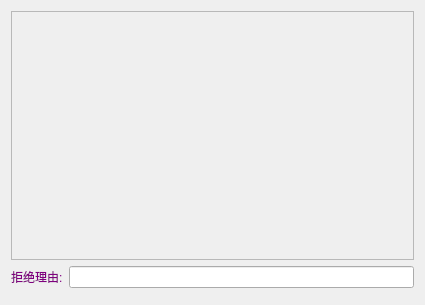
<?xml version="1.0" encoding="UTF-8"?>
<ui version="4.0">
 <class>lds_dialog_input_expand</class>
 <widget class="QDialog" name="lds_dialog_input_expand">
  <property name="geometry">
   <rect>
    <x>0</x>
    <y>0</y>
    <width>425</width>
    <height>305</height>
   </rect>
  </property>
  <property name="windowTitle">
   <string>Dialog</string>
  </property>
  <layout class="QVBoxLayout" name="verticalLayout" stretch="1,0,0">
   <item>
    <widget class="frontViewDialog_autoexpand" name="frame">
     <property name="styleSheet">
      <string notr="true"/>
     </property>
     <property name="frameShape">
      <enum>QFrame::StyledPanel</enum>
     </property>
     <property name="frameShadow">
      <enum>QFrame::Raised</enum>
     </property>
     <property name="outer_stylesheet" stdset="0">
      <string>frame_detail_show</string>
     </property>
    </widget>
   </item>
   <item>
    <layout class="QHBoxLayout" name="horizontalLayout_2">
     <item>
      <widget class="QLabel" name="label">
       <property name="styleSheet">
        <string notr="true">color:purple;</string>
       </property>
       <property name="text">
        <string>拒绝理由:</string>
       </property>
      </widget>
     </item>
     <item>
      <widget class="lds_lineedit" name="lineEdit"/>
     </item>
    </layout>
   </item>
   <item>
    <layout class="QHBoxLayout" name="horizontalLayout">
     <item>
      <widget class="lds_toolbar" name="widget"/>
     </item>
    </layout>
   </item>
  </layout>
 </widget>
 <customwidgets>
  <customwidget>
   <class>lds_toolbar</class>
   <extends>QFrame</extends>
   <header>lds_toolbar.h</header>
   <container>1</container>
  </customwidget>
  <customwidget>
   <class>lds_lineedit</class>
   <extends>QLineEdit</extends>
   <header>lds_lineedit.h</header>
  </customwidget>
  <customwidget>
   <class>frontViewDialog_autoexpand</class>
   <extends>QFrame</extends>
   <header>frontviewdialog_autoexpand.h</header>
   <container>1</container>
  </customwidget>
 </customwidgets>
 <resources/>
 <connections/>
</ui>
